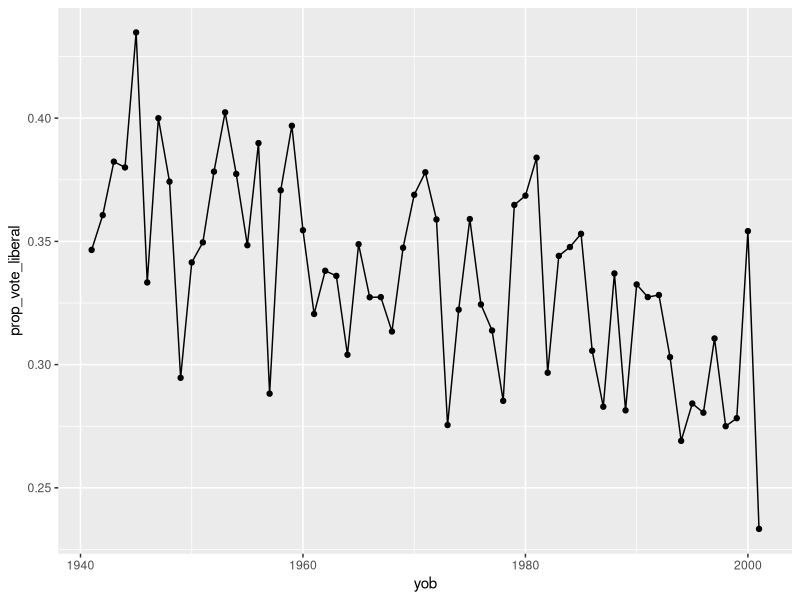
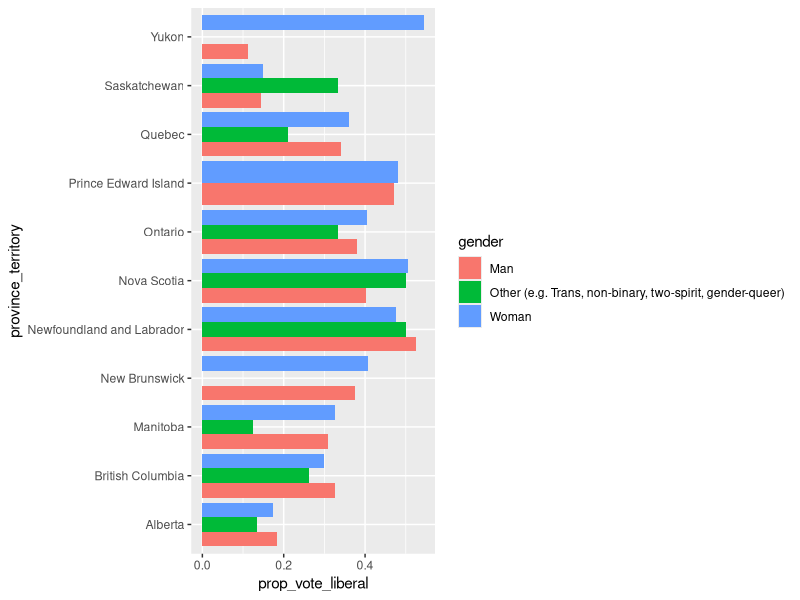
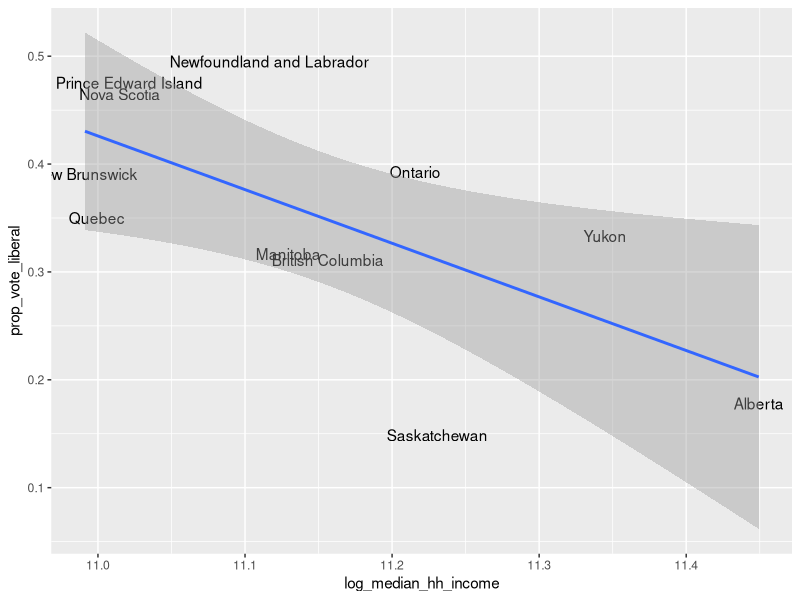
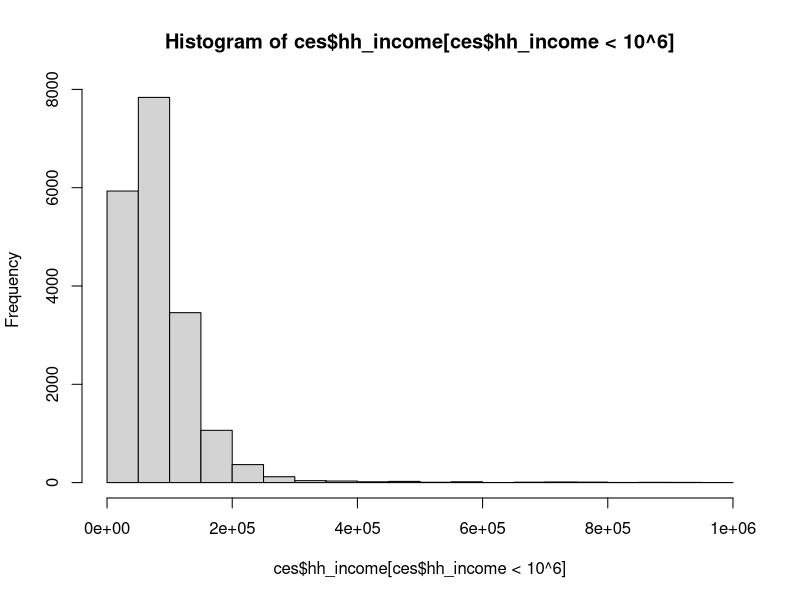
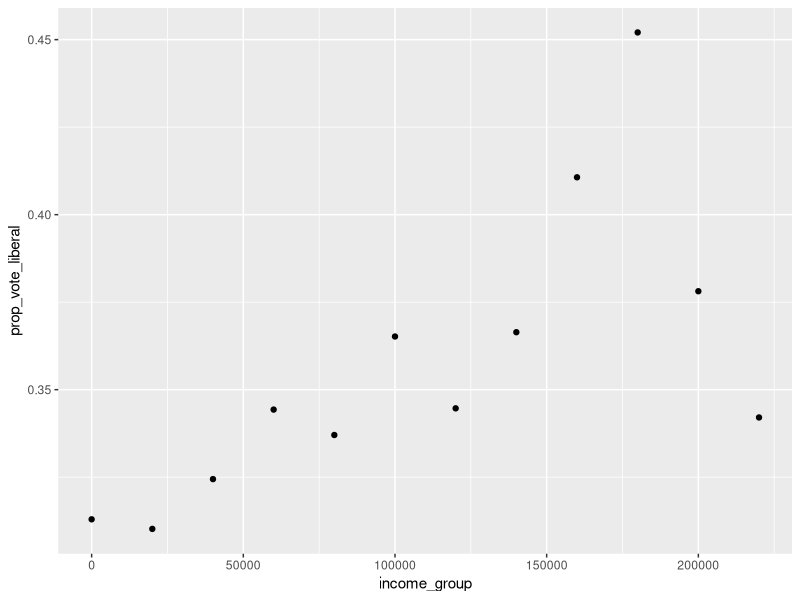
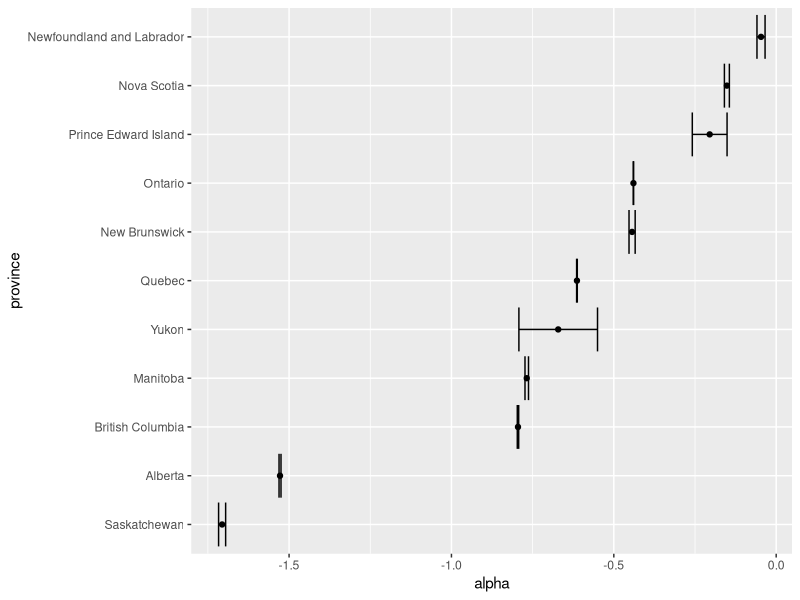

These charts were generated, in order, by the following R code:
## ---- chunk 1
knitr::opts_chunk$set(echo = FALSE, results = 'hide', warning = FALSE, message = FALSE, fig.show = 'hide')
## ---- chunk 2
library(tidyverse)
library(here)
library(lme4)
## ---- chunk 3
ces <- read_csv(here("data/ces2019.csv"))
census <- read_csv(here("data/census_income.csv"))
## ---- chunk 4
ces <- ces %>% left_join(census)
## ---- chunk 5
ces <- ces %>% 
  mutate(vote_liberal = ifelse(vote_for=="Liberal Party", 1, 0)) %>% 
  mutate(log_hh_income = log(hh_income), log_median_hh_income = log(median_hh_income))

ces$log_hh_income_c = (ces$log_hh_income - mean(ces$log_hh_income))/sd(ces$log_hh_income)
ces$log_median_hh_income_c = (ces$log_median_hh_income - mean(ces$log_median_hh_income))/sd(ces$log_median_hh_income)


## ---- chunk 6
ces %>% 
  group_by(yob) %>% 
  summarize(prop_vote_liberal = mean(vote_liberal)) %>% 
  filter(yob>1940) %>% 
  ggplot(aes(yob, prop_vote_liberal)) + 
  geom_line() + geom_point() 
## ---- chunk 7
ces %>% 
  group_by(province_territory, gender) %>% 
  summarize(prop_vote_liberal = mean(vote_liberal)) %>% 
  ggplot(aes(province_territory, prop_vote_liberal, fill = gender)) + 
  geom_bar(stat = "identity", position = 'dodge') + 
  coord_flip()
## ---- chunk 8
# NWT and Nunavut very small
ces %>% 
  group_by(province_territory) %>% tally()
## ---- chunk 9
ces %>% 
  group_by(province_territory, log_median_hh_income) %>% 
  summarize(prop_vote_liberal = mean(vote_liberal)) %>% 
  ggplot(aes(log_median_hh_income, prop_vote_liberal, label = province_territory)) + 
  geom_text() + geom_smooth(method = "lm")
## ---- chunk 10
hist(ces$hh_income[ces$hh_income<10^6])

# might be nice to do income category

income_groups <- c(seq(0, 2.2*10^5, by = 20000))
ces$income_group <- as.numeric(as.character(cut(ces$hh_income, 
                   breaks= c(income_groups, Inf), 
                   labels = income_groups, 
                   right = FALSE)))

ces %>% 
  group_by(income_group) %>% tally()

## ---- chunk 11
# opposite way at individual level?
ces %>% 
  group_by(income_group) %>% 
  summarize(prop_vote_liberal = mean(vote_liberal)) %>% 
  ggplot(aes(income_group, prop_vote_liberal)) + 
  geom_point() 
## ---- chunk 12
mod1 <- glmer(vote_liberal ~ log_hh_income_c +  (1|province_territory), 
              data = ces, family = "binomial")
summary(mod1)
## ---- chunk 13
alphas <- coef(mod1)[[1]]["(Intercept)"]
alphas <- alphas %>% mutate(province = rownames(alphas))
ses <- attr(ranef(mod1)[[1]],  "postVar")[,,1:11]
alphas <- alphas %>% mutate(se = ses) %>% rename(alpha = `(Intercept)`)

alphas %>% 
  mutate(province = fct_reorder(province, alpha)) %>% 
  ggplot(aes(province, alpha)) + geom_point() + 
  geom_errorbar(aes(ymin = alpha - se, ymax = alpha + se)) + coord_flip()
## ---- chunk 14
a_hat <- alphas %>% filter(province=="Ontario") %>% select(alpha) %>% pull()

exp(a_hat)/(1+exp(a_hat))
## ---- chunk 15
mod2 <- glmer(vote_liberal ~ log_hh_income_c + log_median_hh_income_c+  (1|province_territory), 
              data = ces, family = "binomial")
summary(mod2)
